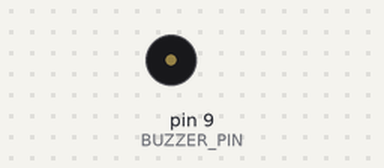
Bench run of a sketch on a simulated Arduino Uno, built with avr-gcc and run on an emulated ATmega328P. On the bench: buzzer (waves = sounding, pin HIGH). What the sketch prints to the serial monitor is not drawn.

Above: at 2.1 s.
At 3.4 s:
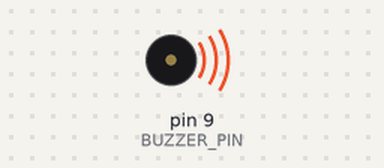
Timing chart, 0 to 8.1 s (numbered marks = the images above):
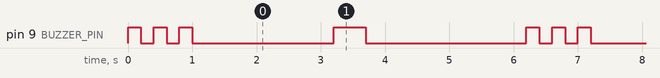

The sketch:

arduino.ino
```cpp
#define BUZZER_PIN 9

void setup() {
  Serial.begin(9600);
  pinMode(BUZZER_PIN, OUTPUT);

  Serial.println("Active Buzzer Ready");
}

void buzz(int times, int duration) {
  for (int i = 0; i < times; i++) {
    digitalWrite(BUZZER_PIN, HIGH);
    delay(duration);
    digitalWrite(BUZZER_PIN, LOW);
    delay(duration);
  }
}

void loop() {
  buzz(3, 200);  // 3 short beeps
  delay(2000);

  buzz(1, 500);  // 1 long beep
  delay(2000);
}
```

Measured:
- by itself, pin 9 (BUZZER_PIN): repeats every 6.2 s: 2 × (LOW 0.20 s, HIGH 0.20 s), LOW 2.2 s, HIGH 0.50 s, LOW 2.5 s, HIGH 0.20 s
- by itself, everything shown: repeats every 6.2 s, in 8 steps
